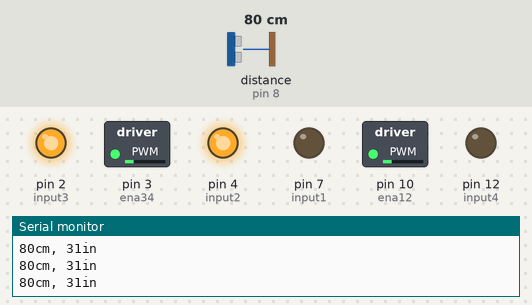
The sketch below on a simulated Arduino Uno, built with avr-gcc and run on an emulated ATmega328P. Shown: switched loads named in the sketch (green lamp = pin HIGH), output pins drawn as LEDs (lit = HIGH), the last lines printed to the serial monitor. Wiring (inferred from the names in the program): ultrasonic range finder: trigger pin 8; echo pin 8. The test bench sets the inputs (shaded band); at power-on: distance to the obstacle (sensor on pin 8) 80 cm. The echo pulse lasts 58.3 µs per cm.

Above: at 1.2 s.
1.3 s: distance to the obstacle (sensor on pin 8) set to 250 cm
At 2.6 s:
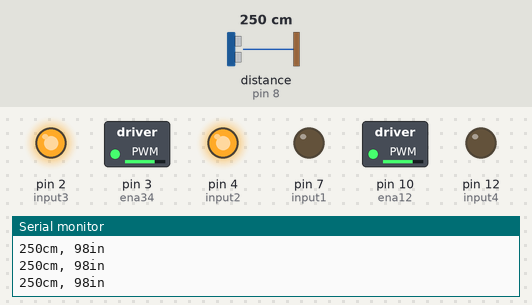
3.2 s: distance to the obstacle (sensor on pin 8) set to 4 cm
At 3.7 s:
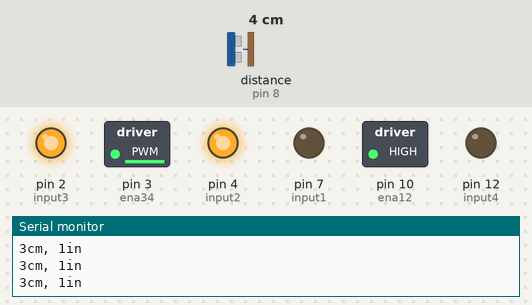
4.7 s: distance to the obstacle (sensor on pin 8) set to 8 cm
At 5.2 s:
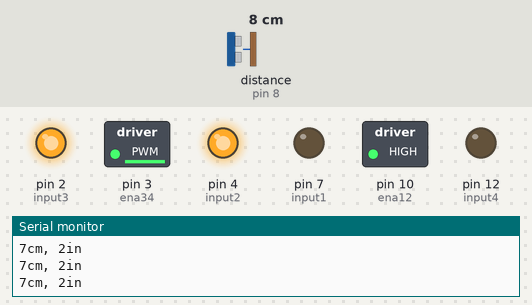
7.7 s: distance to the obstacle (sensor on pin 8) set to 11 cm
At 8.6 s:
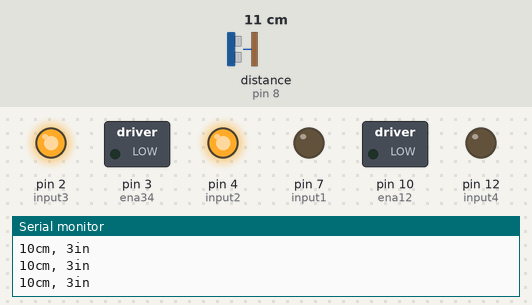
9.2 s: distance to the obstacle (sensor on pin 8) set to 120 cm
At 9.7 s:
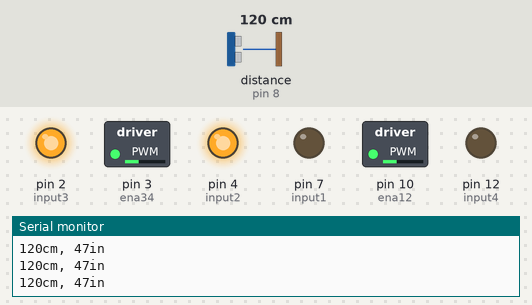
Timing chart, 0 to 11.7 s (numbered marks = the images above; inputs shaded):
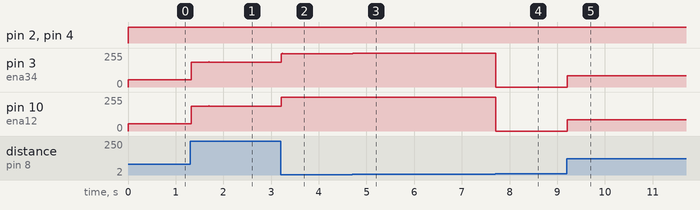

Measured:
- the behaviour switches between 9 and 10 cm on distance to the obstacle (sensor on pin 8) (found by bisection; images 3 and 4)
- after the input at 1.3 s, pin 3 (ena34), pin 10 (ena12): 54/255 → 187/255 at once
- after the input at 3.2 s, pin 3 (ena34): 187/255 → 251/255 at once; pin 10 (ena12): 187/255 → 255/255 at once
- after the input at 4.7 s, pin 3 (ena34): 251/255 → 254/255 at once
- after the input at 7.7 s, pin 3 (ena34): 254/255 → 0/255 at once; pin 10 (ena12): 255/255 → 0/255 at once
- after the input at 9.2 s, pin 3 (ena34), pin 10 (ena12): 0/255 → 86/255 at once

The sketch:

Code_05.ino
```cpp
//Motor A connections
int ena12 = 10;
int input1 = 7;
int input2 = 4;

//Motor B connections
int ena34 = 3;
int input3 = 2;
int input4 = 12;

int speed = 0;
int cm = 0;
int inches = 0;
int sensorPin = 8;

long sensorReading(int triggerPin, int echoPin)
{
  pinMode(triggerPin, OUTPUT);
  digitalWrite(triggerPin, LOW); //clears the trigger
  delayMicroseconds(2);
  digitalWrite(triggerPin, HIGH);
  delayMicroseconds(10); // sets trigger pin to HIGH state for 10 microseconds
  digitalWrite(triggerPin, LOW);
  pinMode(echoPin, INPUT); // reads the echo pin
  return pulseIn(echoPin, HIGH); //returns the sound wave travel time in microseconds
}

void setup() {
  //Set motor control pins to outputs
  pinMode (input1, OUTPUT);
  pinMode (input2, OUTPUT);
  pinMode (ena12, OUTPUT);
  pinMode (input3, OUTPUT);
  pinMode (input4, OUTPUT);
  pinMode (ena34, OUTPUT);

  //Set ultrasonic sensor pin to output
  pinMode (sensorPin,OUTPUT);

  //Turn off motors - Initial state
  digitalWrite(input1, LOW);
  digitalWrite(input2, LOW);
  digitalWrite(ena12, LOW);
  digitalWrite(input3, LOW);
  digitalWrite(input4, LOW);
  digitalWrite(ena34, LOW);

  Serial.begin(9600); //opens serial port, sets data rate to 9600 bps
}

void loop() {

  cm = 0.01723 * sensorReading(sensorPin, sensorPin); // measure ping time in cm
  inches = (cm / 2.54); // convert cm to inches
  Serial.print(cm);
  Serial.print("cm, ");
  Serial.print(inches);
  Serial.println("in");

  speed = map (cm, 10, 336, 0, 255);

  //Set the motors to the required speed
  analogWrite(ena12, speed);
  analogWrite(ena34, speed);

  //Turn on motors
  digitalWrite(input1, LOW);
  digitalWrite(input2, HIGH);
  digitalWrite(input4, LOW);
  digitalWrite(input3, HIGH);
}
```
